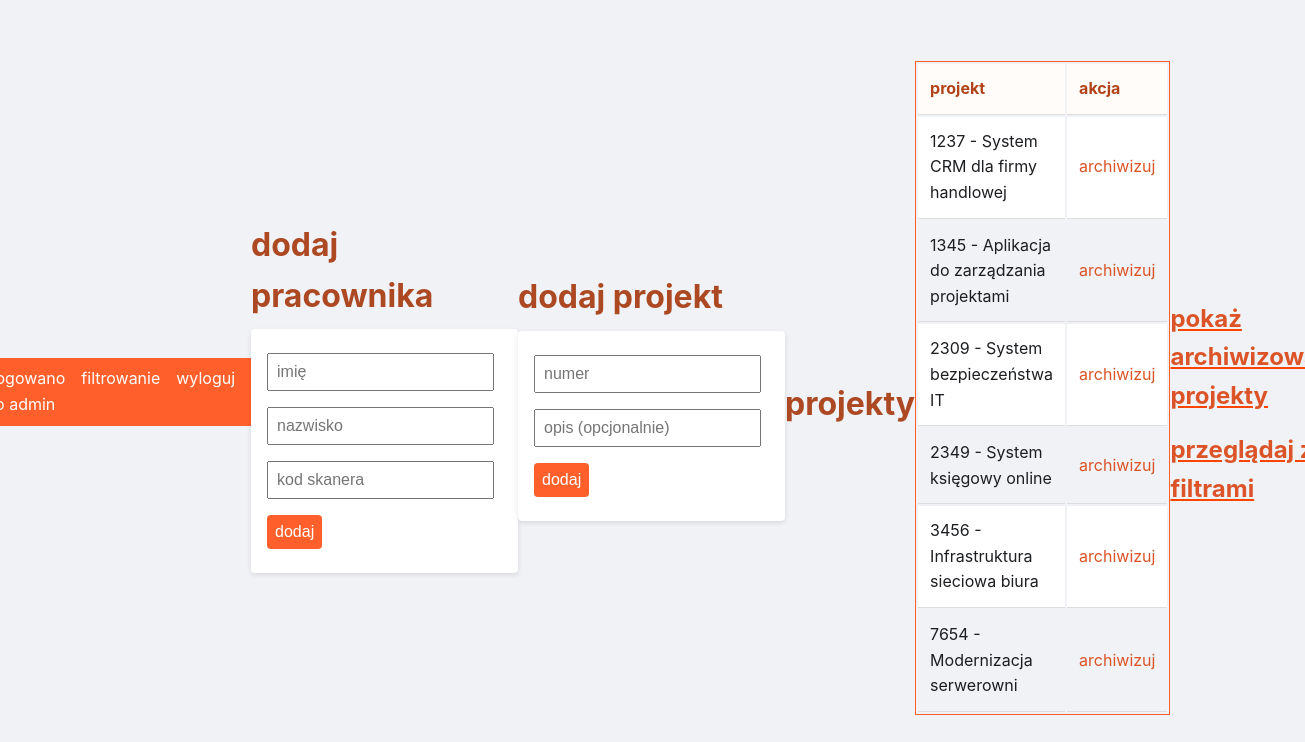
Page /admin_panel.php (signed in) on the committed database.
### tables this page shows
CREATE TABLE `projekt` (
  `id` int(11) NOT NULL,
  `nazwa` int(4) NOT NULL,
  `opis` varchar(64) DEFAULT NULL,
  `id_klient` int(11) DEFAULT NULL,
  `zakonczono` tinyint(1) DEFAULT 0,
  `zaakceptowano` tinyint(1) DEFAULT 0,
  `skasowano` tinyint(1) DEFAULT 0
);

### db.php (called while the page is built, shortened)
<?php
function format_project_number($number) {
    return str_pad($number, 4, '0', STR_PAD_LEFT);
}

### admin_panel.php (the view, shortened to what this page needs)
<?php
    require_once "db.php";
    $sth2 = $conn->prepare("select projekt.id, projekt.nazwa, projekt.opis, projekt.zaakceptowano from projekt where zakonczono = ? order by projekt.zaakceptowano desc, projekt.nazwa asc");
    $sth2->execute([(isset($_GET['c']) ? 1 : 0)]);
?>
<!DOCTYPE html>
<html lang="pl">
<head>
    <link rel="stylesheet" href="global.css">
</head>
<body>
    <nav><p>zalogowano jako <?= $_SESSION['admin'] ?></p><a href="przegladaj.php">filtrowanie</a><a href="logout.php">wyloguj</a></nav>
<div class="dodaj1">
    <h1>dodaj pracownika</h1>
    <form method="post" action="dodaj.php">
        <input type="text" name="imie" placeholder="imię" required/>
        <input type="text" name="nazwisko" placeholder="nazwisko" required/>
        <input type="text" name="id_skaner" placeholder="kod skanera" required pattern="\d{8}" maxlength="8" minlength="8" />
        <button type="submit" name="b_pracownik">dodaj</button>
    </form>
</div>
<div class="dodaj2">
<h1>dodaj projekt</h1>
<form method="post" action="dodaj.php">
    <input type="number" name="nazwa" placeholder="numer" max="9999" required/>
    <input type="text" name="opis" maxlength="64" placeholder="opis (opcjonalnie)"/>
    <button type="submit" name="b_projekt">dodaj</button>
</form>
</div>
    <h1>projekty</h1>
    <table class="tabelka3">
        <tr>
            <th>projekt</th>
            <th>akcja</th>
        </tr>
<?php
    while($row = $sth2->fetch(PDO::FETCH_ASSOC)) {
        echo "<td>" . format_project_number($row['nazwa']) . ($row['opis'] != "" ? " - " . $row['opis'] : "") . "</td>";
        echo "<td><a href='akcja_zadania.php?" . (isset($_GET['c']) ? 'o' : 'z') . "&id=" . $row['id'] . "'>" . (isset($_GET['c']) ? 'otwórz' : 'archiwizuj') . "</a>" . (($row['zaakceptowano'] == 0) ? " <a href='akcja_zadania.php?a=1&id=" . $row['id'] . "'>akceptuj</a> <a href='akcja_zadania.php?n=1&id=" . $row['id'] . "'>odrzuć</a>" : "")  . "</td>";
    }
?>
    </table>
    <div class="tabelka">
        <h2><a href="admin_panel.php<?= isset($_GET['c']) ? "" : "?c" ?>"><?= isset($_GET['c']) ? "pokaż otwarte projekty" : "pokaż archiwizowane projekty" ?> </a></h2>
        <h2><a href="przegladaj.php">przeglądaj z filtrami</a></h2>
    </div>
</body>
</html>

### global.css (style rules this page uses)
* { box-sizing: border-box; margin: 0; padding: 0; }
body { font-family: -apple-system, BlinkMacSystemFont, "Segoe UI", Roboto, Helvetica, Arial, sans-serif; line-height: 1.6; background: #f0f2f5; color: #1c1e21; display: flex; justify-content: center; align-items: center; min-height: 100vh; padding: 1rem; }
nav { display: flex; justify-content: space-between; background: #ff602b; color: #fff; padding: .5rem 1rem; margin-bottom: 1rem; }
nav a { color: #fff; text-decoration: none; margin-left: 1rem; }
h1, h2 { margin: 1rem 0 .5rem; color: #ac4922; }
form { background: #fff; padding: 1rem; margin-bottom: 1.5rem; border-radius: 4px; box-shadow: 0 2px 5px rgba(0,0,0,0.1); }
form input, form select, form button { display: block; width: 100%; margin: .5rem 0; padding: .5rem; font-size: 1rem; }
form button { background: #ff602b; color: #fff; border: none; border-radius: 4px; cursor: pointer; }
table { width: 100%; border-collapse: solid; margin-bottom: 1.5rem; border: orange; display: flex; flex-direction: column; }
.dodaj1 { max-width: fit-content; }
.dodaj2 { max-width: fit-content; }
.tabelka3 { border-style: solid; border-color: #ff602b; border-width: 1px; max-width: fit-content; }
th, td { padding: .75rem; text-align: left; border-bottom: 1px solid #ddd; }
th { background: hsl(24, 100%, 99%); color: #b1431a; }
a { color: #db5326; text-decoration: none; }
.tabelka { text-decoration: underline; color: orangered; }
@media (min-width: 600px) { form input, form select, form button { width: auto; display: inline-block; margin-right: .5rem; } }
@media (min-width: 600px) { form button { width: auto; } }

### rows in the picture
projekt: nazwa "1237", opis "System CRM dla firmy handlowej"
projekt: nazwa "1345", opis "Aplikacja do zarządzania projektami"
projekt: nazwa "2309", opis "System bezpieczeństwa IT"
projekt: nazwa "2349", opis "System księgowy online"
projekt: nazwa "3456", opis "Infrastruktura sieciowa biura"
projekt: nazwa "7654", opis "Modernizacja serwerowni"

### other values in the picture
$_SESSION['admin'] "admin"
